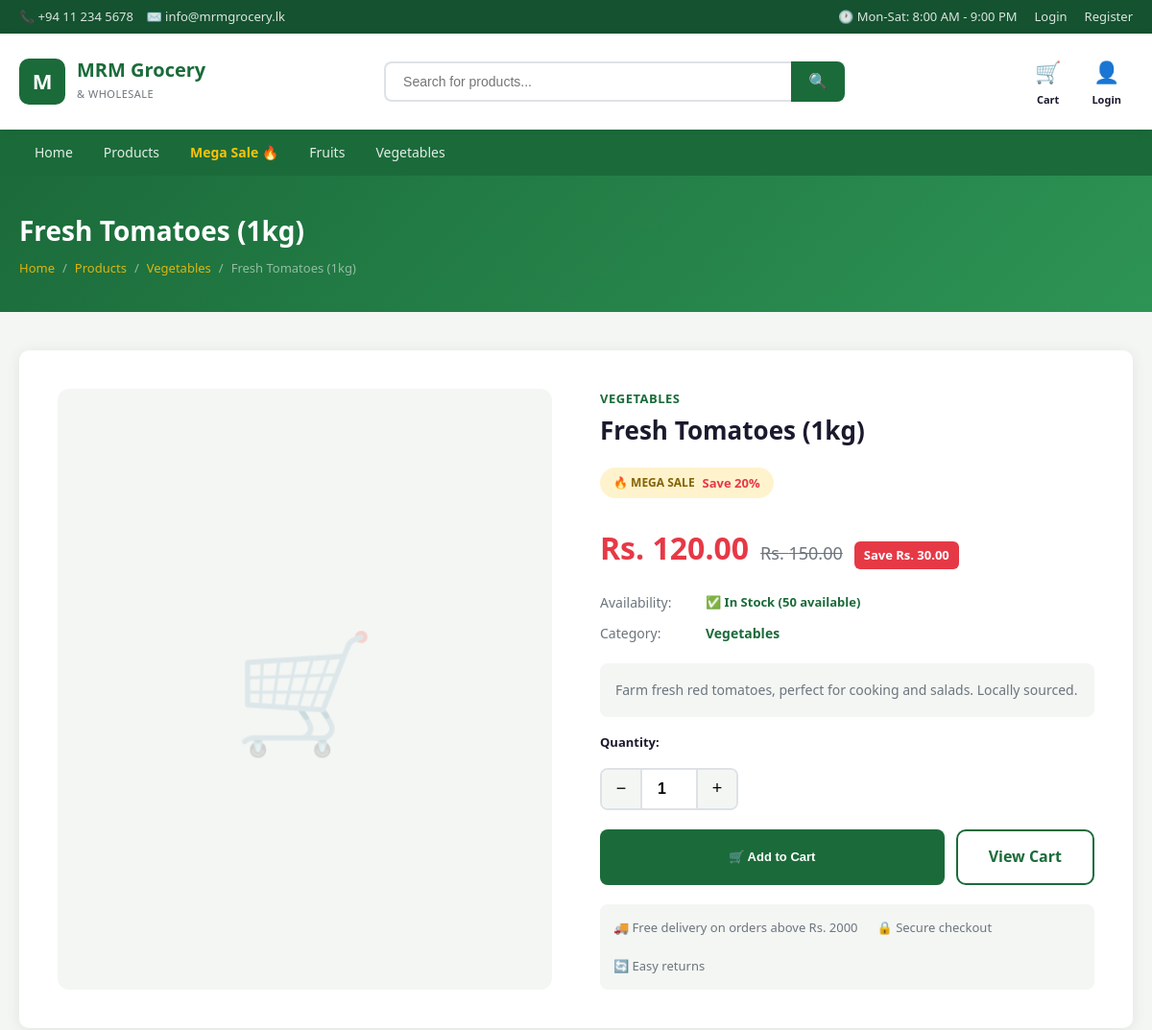
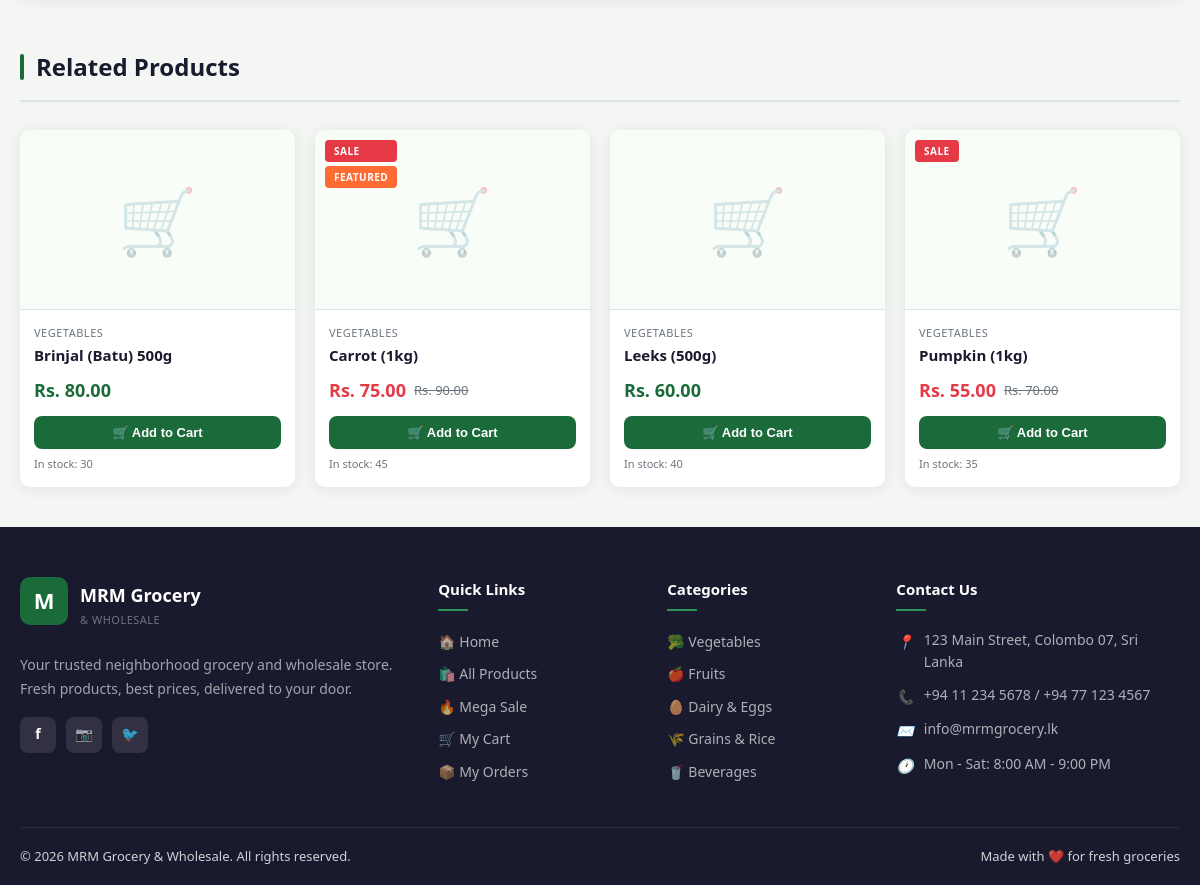
Screenshot of /product.php?id=1 with the database file from the repository (2 pictures, top to bottom).
### tables this page shows
CREATE TABLE IF NOT EXISTS products (
    id INT AUTO_INCREMENT PRIMARY KEY,
    name VARCHAR(200) NOT NULL,
    description TEXT,
    price DECIMAL(10,2) NOT NULL,
    sale_price DECIMAL(10,2) DEFAULT NULL,
    quantity INT NOT NULL DEFAULT 0,
    category_id INT,
    image VARCHAR(255) DEFAULT 'default.jpg',
    is_featured TINYINT(1) DEFAULT 0,
    is_on_sale TINYINT(1) DEFAULT 0,
    created_at TIMESTAMP DEFAULT CURRENT_TIMESTAMP,
    FOREIGN KEY (category_id) REFERENCES categories(id) ON DELETE SET NULL
);

CREATE TABLE IF NOT EXISTS categories (
    id INT AUTO_INCREMENT PRIMARY KEY,
    name VARCHAR(100) NOT NULL,
    created_at TIMESTAMP DEFAULT CURRENT_TIMESTAMP
);

### includes/auth.php (called while the page is built, shortened)
<?php
function sanitize($str) {
    return htmlspecialchars(strip_tags(trim($str)), ENT_QUOTES, 'UTF-8');
}

### product.php (the view, shortened to what this page needs)
<?php
require_once 'includes/db.php';
require_once 'includes/auth.php';
$id = isset($_GET['id']) ? (int)$_GET['id'] : 0;
$stmt = $conn->prepare("SELECT p.*, c.name as cat_name FROM products p LEFT JOIN categories c ON p.category_id = c.id WHERE p.id = ?");
$stmt->bind_param('i', $id);
$stmt->execute();
$p = $stmt->get_result()->fetch_assoc();
$displayPrice = (!empty($p['sale_price']) && $p['is_on_sale']) ? $p['sale_price'] : $p['price'];
$isOnSale = !empty($p['sale_price']) && $p['is_on_sale'];
$savings = $isOnSale ? ($p['price'] - $p['sale_price']) : 0;
$savePct = $isOnSale ? round($savings / $p['price'] * 100) : 0;
$related = $conn->prepare("SELECT p.*, c.name as cat_name FROM products p LEFT JOIN categories c ON p.category_id = c.id WHERE p.category_id = ? AND p.id != ? AND p.quantity > 0 LIMIT 4");
$related->bind_param('ii', $p['category_id'], $id);
$related->execute();
$relatedProducts = $related->get_result();
$imgSrc = (!empty($p['image']) && $p['image'] !== 'default.jpg' && file_exists(__DIR__ . '/uploads/products/' . $p['image']))
    ? (SITE_BASE . '/uploads/products/' . $p['image']) : null;
require_once 'includes/header.php';
?>
<div class="page-header">
    <div class="container">
        <h1><?= sanitize($p['name']) ?></h1>
        <div class="breadcrumb">
            <a href="index.php">Home</a><span>/</span>
            <a href="products.php">Products</a><span>/</span>
            <?php if ($p['cat_name']): ?>
            <a href="products.php?category=<?= $p['category_id'] ?>"><?= sanitize($p['cat_name']) ?></a><span>/</span>
            <?php endif; ?>
            <span><?= sanitize($p['name']) ?></span>
        </div>
    </div>
</div>
<div class="product-detail">
    <div class="container">
        <div class="product-detail-grid">
            <div class="product-detail-image">
                <?php if ($imgSrc): ?>
                    <img src="<?= $imgSrc ?>" alt="<?= sanitize($p['name']) ?>">
                <?php else: ?>
                    <div class="no-img-big">🛒</div>
                <?php endif; ?>
            </div>
            <div class="product-detail-info">
                <?php if ($p['cat_name']): ?>
                <div style="font-size:13px; color:var(--gray); margin-bottom:8px; text-transform:uppercase; letter-spacing:0.5px;">
                    <a href="products.php?category=<?= $p['category_id'] ?>" style="color:var(--primary); font-weight:600;"><?= sanitize($p['cat_name']) ?></a>
                </div>
                <?php endif; ?>
                <h1><?= sanitize($p['name']) ?></h1>
                <?php if ($isOnSale): ?>
                <div style="display:inline-flex; align-items:center; gap:8px; background:#fff3cd; padding:6px 14px; border-radius:20px; margin:10px 0;">
                    <span style="font-size:12px; font-weight:700; color:#856404;">🔥 MEGA SALE</span>
                    <span style="font-size:13px; font-weight:700; color:var(--sale);">Save <?= $savePct ?>%</span>
                </div>
                <?php endif; ?>
                <div class="product-detail-price">
                    <span class="detail-price-main" style="<?= $isOnSale ? 'color:var(--sale)' : '' ?>">
                        Rs. <?= number_format($displayPrice, 2) ?>
                    </span>
                    <?php if ($isOnSale): ?>
                    <span class="detail-price-original">Rs. <?= number_format($p['price'], 2) ?></span>
                    <span class="detail-save-badge">Save Rs. <?= number_format($savings, 2) ?></span>
                    <?php endif; ?>
                </div>
                <div class="product-meta">
                    <div class="meta-row">
                        <span class="meta-label">Availability:</span>
                        <?php if ($p['quantity'] > 10): ?>
                        <span class="meta-value stock-ok">✅ In Stock (<?= $p['quantity'] ?> available)</span>
                        <?php elseif ($p['quantity'] > 0): ?>
                        <span class="meta-value stock-low">⚠️ Low Stock (<?= $p['quantity'] ?> left)</span>
                        <?php else: ?>
                        <span class="meta-value stock-out">❌ Out of Stock</span>
                        <?php endif; ?>
                    </div>
                    <?php if ($p['cat_name']): ?>
                    <div class="meta-row">
                        <span class="meta-label">Category:</span>
                        <span class="meta-value"><a href="products.php?category=<?= $p['category_id'] ?>" style="color:var(--primary);"><?= sanitize($p['cat_name']) ?></a></span>
                    </div>
                    <?php endif; ?>
                </div>
                <?php if ($p['description']): ?>
                <div class="product-description"><?= nl2br(sanitize($p['description'])) ?></div>
                <?php endif; ?>
                <?php if ($p['quantity'] > 0): ?>
                <div>
                    <label style="font-size:13px; font-weight:600; display:block; margin-bottom:8px;">Quantity:</label>
                    <div class="qty-selector">
                        <button class="qty-btn" data-action="dec" type="button">−</button>
                        <input type="number" class="qty-input" id="detail-qty" value="1" min="1" max="<?= $p['quantity'] ?>">
                        <button class="qty-btn" data-action="inc" type="button">+</button>
                    </div>
                </div>
                <div style="display:flex; gap:12px; margin-top:20px; flex-wrap:wrap;">
                    <button class="btn btn-primary btn-lg btn-cart" data-product-id="<?= $p['id'] ?>">
                        🛒 Add to Cart
                    </button>
                    <a href="cart.php" class="btn btn-outline btn-lg">View Cart</a>
                </div>
                <?php else: ?>
                <div class="alert alert-error" style="margin-top:16px;">
                    ❌ This product is currently out of stock. Please check back later.
                </div>
                <?php endif; ?>
                <div style="margin-top:20px; padding:14px; background:var(--light-gray); border-radius:8px; display:flex; gap:20px; flex-wrap:wrap; font-size:13px; color:var(--gray);">
                    <span>🚚 Free delivery on orders above Rs. 2000</span>
                    <span>🔒 Secure checkout</span>
                    <span>🔄 Easy returns</span>
                </div>
            </div>
        </div>
        <?php if ($relatedProducts->num_rows > 0): ?>
        <div style="margin-top:50px;">
            <div class="section-header">
                <h2 class="section-title">Related Products</h2>
            </div>
            <div class="products-grid">
                <?php while ($p = $relatedProducts->fetch_assoc()): ?>
                <?php include 'includes/product_card.php'; ?>
                <?php endwhile; ?>
            </div>
        </div>
        <?php endif; ?>
    </div>
</div>
<?php require_once 'includes/footer.php'; ?>

### includes/product_card.php (shortened to what this page needs)
<?php
$_base    = SITE_BASE . '/';
$_imgFile = $p['image'] ?? '';
$imgSrc   = ($_imgFile && $_imgFile !== 'default.jpg' && file_exists(__DIR__ . '/../uploads/products/' . $_imgFile))
            ? ($_base . 'uploads/products/' . $_imgFile) : null;
$displayPrice = (!empty($p['sale_price']) && $p['is_on_sale']) ? $p['sale_price'] : $p['price'];
$isOnSale     = !empty($p['sale_price']) && $p['is_on_sale'];
$isOutOfStock = (int)$p['quantity'] <= 0;
?>
<div class="product-card">
    <div class="product-badge">
        <?php if ($isOnSale): ?><span class="badge badge-sale">Sale</span><?php endif; ?>
        <?php if (!empty($p['is_featured'])): ?><span class="badge badge-hot">Featured</span><?php endif; ?>
    </div>
    <a href="<?= $_base ?>product.php?id=<?= (int)$p['id'] ?>">
        <div class="product-image">
            <?php if ($imgSrc): ?>
                <img src="<?= $imgSrc ?>" alt="<?= sanitize($p['name']) ?>" loading="lazy">
            <?php else: ?>
                <div class="no-img">🛒</div>
            <?php endif; ?>
        </div>
    </a>
    <div class="product-body">
        <?php if (!empty($p['cat_name'])): ?>
        <div class="product-category"><?= sanitize($p['cat_name']) ?></div>
        <?php endif; ?>
        <a href="<?= $_base ?>product.php?id=<?= (int)$p['id'] ?>">
            <div class="product-name"><?= sanitize($p['name']) ?></div>
        </a>
        <div class="product-price">
            <span class="price-current <?= $isOnSale ? 'price-sale' : '' ?>">
                Rs. <?= number_format($displayPrice, 2) ?>
            </span>
            <?php if ($isOnSale): ?>
            <span class="price-original">Rs. <?= number_format($p['price'], 2) ?></span>
            <?php endif; ?>
        </div>
        <div class="product-footer">
            <?php if ($isOutOfStock): ?>
                <button class="btn-cart" disabled>Out of Stock</button>
            <?php else: ?>
                <button class="btn-cart" data-product-id="<?= (int)$p['id'] ?>">
                    🛒 Add to Cart
                </button>
            <?php endif; ?>
        </div>
        <?php if (!$isOutOfStock): ?>
        <div class="qty-badge">In stock: <?= (int)$p['quantity'] ?></div>
        <?php endif; ?>
    </div>
</div>

### rows the page displays
products: name "Fresh Tomatoes (1kg)", category.name "Vegetables", category.name "VEGETABLES", savePct "20", sale_price "120.00", price "150.00", savings "30.00", quantity "50", description "Farm fresh red tomatoes, perfect for cooking and salads. Locally sourced."
products: category.name "VEGETABLES", name "Brinjal (Batu) 500g", price "80.00", quantity "30"
products: is_on_sale "SALE", is_featured "FEATURED", category.name "VEGETABLES", name "Carrot (1kg)", sale_price "75.00", price "90.00", quantity "45"
products: category.name "VEGETABLES", name "Leeks (500g)", price "60.00", quantity "40"
products: is_on_sale "SALE", category.name "VEGETABLES", name "Pumpkin (1kg)", sale_price "55.00", price "70.00", quantity "35"

### other values shown
$label "Home"
$label "Products"
$label "Mega Sale 🔥"
$label "Fruits"
$label "Vegetables"
